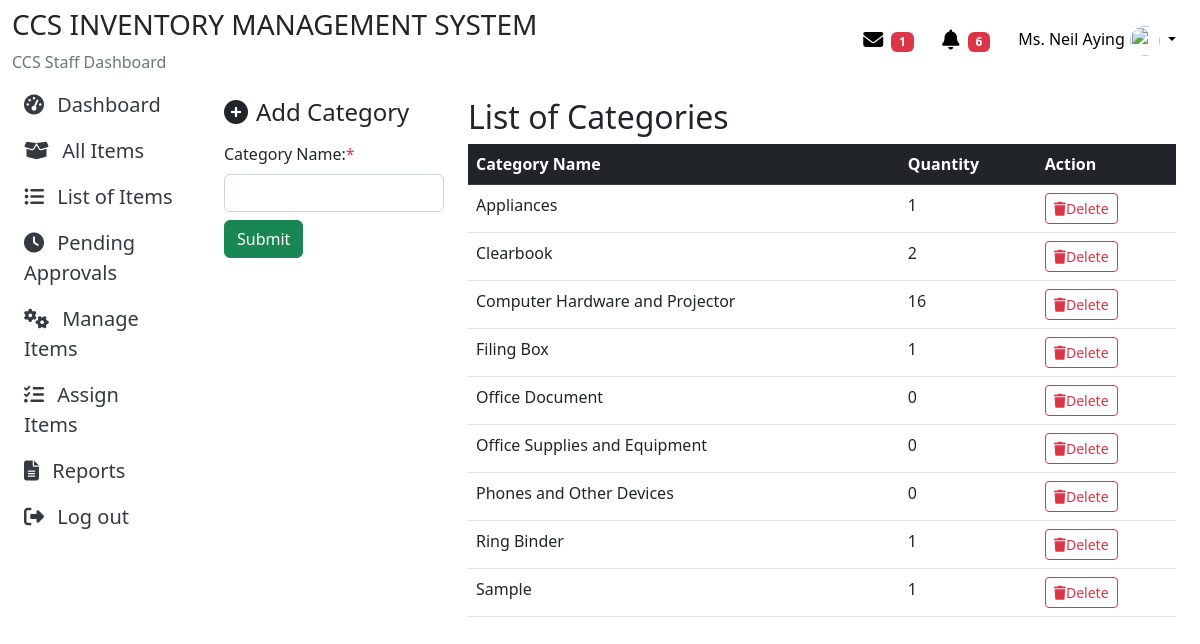
Screenshot of /DashboardCCSStaff/ccstaffManageCategory.php (signed in) with the database file from the repository.
### tables this page shows
CREATE TABLE `tblusers` (
  `id` int(11) NOT NULL,
  `addedbyid` int(11) NOT NULL,
  `usertype` varchar(50) NOT NULL,
  `fname` varchar(50) NOT NULL,
  `lname` varchar(50) NOT NULL,
  `password` varchar(50) NOT NULL,
  `online_status` enum('online','offline') DEFAULT 'offline',
  `status` varchar(20) NOT NULL,
  `email` varchar(50) NOT NULL,
  `gender` varchar(50) NOT NULL,
  `department` varchar(50) NOT NULL,
  `approveby` varchar(50) DEFAULT NULL,
  `datetimeregister` datetime DEFAULT NULL,
  `datetimeapprove` datetime DEFAULT NULL
);

CREATE TABLE `tblitemcategory` (
  `id` int(11) NOT NULL,
  `categoryname` varchar(50) NOT NULL
);

### DashboardCCSStaff/ccsmessage_count.php (called while the page is built, shortened)
<?php
include('ccsfunctions.php');
$staffId = $_SESSION['staff_id'];
$query = "SELECT COUNT(DISTINCT m.sender_id) AS unread_count
          FROM tblmessages m
          INNER JOIN tblmessage_recipients mr ON m.id = mr.message_id
          WHERE mr.recipient_id = ? AND mr.status = 'unread'";
$stmt = mysqli_prepare($con, $query);
if ($stmt) {
    mysqli_stmt_bind_param($stmt, "i", $staffId);
    if (mysqli_stmt_execute($stmt)) {
        $result = mysqli_stmt_get_result($stmt);
        if ($result && mysqli_num_rows($result) > 0) {
            $row = mysqli_fetch_assoc($result);
            $unreadMessages = $row['unread_count'];
        }
    } else {
        echo "Error executing query: " . mysqli_error($con);
    }
} else {
    echo "Error preparing statement: " . mysqli_error($con);
}
?>

### DashboardCCSStaff/categorycontainer.php (the view, shortened to what this page needs)
<?php
include 'ccsfunctions.php';
$queryCategories = "SELECT c.id, c.categoryname, COUNT(s.subcategoryname) AS subcategory_count
                    FROM tblitemcategory c
                    LEFT JOIN tblsubcategory s ON c.categoryname = s.categoryname
                    GROUP BY c.id, c.categoryname
                    ORDER BY c.categoryname";
$resultCategories = mysqli_query($con, $queryCategories);
?>
<div class="container mt-3">
    <div class="row">
        <div class="col-md-3">
            <h4 class="mb-3"><i class="fas fa-plus-circle me-2"></i>Add Category</h4>
            <form action="ccstaffManageCategory.php" method="post">
                <div class="mb-2">
                    <label for="categoryName" class="form-label">Category Name:<span class="text-danger">*</span></label>
                    <input type="text" class="form-control" id="categoryName" name="categoryName" required>
                </div>
                <button type="submit" class="btn btn-success"  name="addCategory">Submit</button>
            </form>
        </div>
        <div class="col-md-9">
            <h2>List of Categories</h2>
            <table id="example" class="table">
                <thead class="table-dark">
                    <tr>
                        <th scope="col">Category Name</th>
                        <th scope="col">Quantity</th>
                        <th scope="col">Action</th>
                    </tr>
                </thead>
                <tbody>
                    <?php
                    while ($row = mysqli_fetch_assoc($resultCategories)) {
                        echo "<tr>";
                        echo "<td>{$row['categoryname']}</td>";
                        echo "<td >{$row['subcategory_count']}</td>";
                        echo "<td> <a href=\"#\" onclick=\"confirmDeleteCategory('{$row['categoryname']}')\" class=\"btn btn-outline-danger btn-sm\"><i class='fa-solid fa-trash fs-7'></i>Delete</a></td>";
                        echo "</tr>";
                    }
                    ?>
                </tbody>
            </table>
        </div>
    </div>
</div>
<link href="https://cdn.jsdelivr.net/npm/bootstrap@5.2.3/dist/css/bootstrap.min.css" rel="stylesheet">

### DashboardCCSStaff/ccsheader.php (shortened to what this page needs)
<?php
include ('ccsfunctions.php');
include('ccsmessage_count.php');
$staffId = $_SESSION['staff_id'];
$query = "SELECT * FROM tblusers WHERE id = ?";
$stmt = mysqli_prepare($con, $query);
if ($stmt) {
    mysqli_stmt_bind_param($stmt, "s", $staffId);
    if (mysqli_stmt_execute($stmt)) {
        $result = mysqli_stmt_get_result($stmt);
        if ($result && mysqli_num_rows($result) > 0) {
            $row = mysqli_fetch_assoc($result);
            $userType = $row["usertype"];
        } else {
        }
    } else {
        die('Statement execution failed: ' . mysqli_stmt_error($stmt));
    }
} else {
    die('Statement preparation failed: ' . mysqli_error($con));
}
$queryCount = "SELECT COUNT(DISTINCT datetime) AS notification_count
               FROM (
                   SELECT br.datetimereqborrow AS datetime
                   FROM tblborrowingreports br
                   WHERE br.datetimereqborrow IS NOT NULL
                   UNION ALL
                   SELECT br.datetimereqreservation AS datetime
                   FROM tblborrowingreports br
                   WHERE br.datetimereqreservation IS NOT NULL
                   UNION ALL
                   SELECT br.datetimereqreturn AS datetime
                   FROM tblborrowingreports br
                   WHERE br.datetimereqreturn IS NOT NULL
               ) AS subquery";
$stmtCount = mysqli_prepare($con, $queryCount);
if ($stmtCount) {
    if (mysqli_stmt_execute($stmtCount)) {
        $resultCount = mysqli_stmt_get_result($stmtCount);
        if ($resultCount && mysqli_num_rows($resultCount) > 0) {
            $rowCount = mysqli_fetch_assoc($resultCount);
            $notificationCount = $rowCount['notification_count'];
        } else {
            $notificationCount = 0;
        }
    } else {
        $notificationCount = 0;
    }
} else {
    $notificationCount = 0;
}
?>
<div class="container-fluid">
    <div class="header--wrapper py-2">
        <div class="header sad">
            <div class="logo-and-text">
                <h3 class="text-dark">CCS INVENTORY MANAGEMENT SYSTEM</h3>
            </div>
            <span class="text-muted"><?php echo $userType ?> Dashboard</span>
        </div>
        <div class="user--info">
            <div class="dropdown">
                <a href="ccsstaffMessaging.php" class="btn btn-secondary custom-dropdown-btn" type="button"
                    id="messageDropdown" data-bs-toggle="messagedropdown" aria-expanded="false">
                    <i class="fas fa-envelope fs-5 me-1"></i>
                    <sup class="badge bg-danger"><?php echo $unreadMessages; ?></sup>
                </a>
                <button href="ccsstaffNotifications.php" class="btn btn-secondary custom-dropdown-btn" type="button"
                    id="notificationDropdown" data-bs-toggle="dropdown" aria-expanded="false">
                    <i class="fas fa-bell fs-5 me-1"></i>
                    <sup class="badge bg-danger" id="notificationCounter"><?php echo $notificationCount; ?></sup>
                </button>
                    <?php
                    $query = "SELECT br.borrowerid, u.fname, u.lname, GROUP_CONCAT(ib.subcategoryname SEPARATOR '|') AS subcategories, br.datetimereqborrow AS datetime, 'request to borrow' AS action
                    FROM tblborrowingreports br
                    JOIN tblusers u ON br.borrowerid = u.id
                    JOIN tblitembrand ib ON FIND_IN_SET(ib.id, br.itemid)
                    WHERE br.datetimereqborrow IS NOT NULL
                    GROUP BY br.borrowerid, br.datetimereqborrow
                    UNION
                    SELECT br.borrowerid, u.fname, u.lname, GROUP_CONCAT(ib.subcategoryname SEPARATOR '|') AS subcategories, br.datetimereqreservation AS datetime, 'request to reserve' AS action
                    FROM tblborrowingreports br
                    JOIN tblusers u ON br.borrowerid = u.id
                    JOIN tblitembrand ib ON FIND_IN_SET(ib.id, br.itemid)
                    WHERE br.datetimereqreservation IS NOT NULL
                    GROUP BY br.borrowerid, br.datetimereqreservation
                    UNION
                    SELECT br.borrowerid, u.fname, u.lname, GROUP_CONCAT(ib.subcategoryname SEPARATOR '|') AS subcategories, br.datetimereqreturn AS datetime, 'request to returned' AS action
                    FROM tblborrowingreports br
                    JOIN tblusers u ON br.borrowerid = u.id
                    JOIN tblitembrand ib ON FIND_IN_SET(ib.id, br.itemid)
                    WHERE br.datetimereqreturn IS NOT NULL
                    GROUP BY br.borrowerid, br.datetimereqreturn
                    ORDER BY datetime DESC";
                    $result = mysqli_query($con, $query);
                    if ($result && mysqli_num_rows($result) > 0) {
                        while ($row = mysqli_fetch_assoc($result)) {
                            $formattedDatetime = date('h:i:s A', strtotime($row['datetime']));
                            $notificationDate = date('Y-m-d', strtotime($row['datetime']));
                            $currentDate = date('Y-m-d');
                            $dateDiff = strtotime($currentDate) - strtotime($notificationDate);
                            if ($dateDiff == 0) {
                                $timeframe = "Today";
                            } elseif ($dateDiff == 86400) {
                                $timeframe = "Yesterday";
                            } elseif ($dateDiff < 259200) {
                                $days = round($dateDiff / 86400);
                                $timeframe = "$days days ago";
                            } elseif ($dateDiff < 604800) {
                                $timeframe = "Last Week";
                            } elseif ($dateDiff < 2592000) {
                                $timeframe = "Last Month";
                            } else {
                                $timeframe = "More than a month ago";
                            }
                            $href = '#';
                            if ($row['action'] === 'request to borrow') {
                                $borrowerId = $row['borrowerid'];
                                $href = 'ccsstaffViewBorrower_all_items.php?borrowerId=' . $borrowerId;
                            } elseif ($row['action'] === 'request to reserve') {
                                $borrowerId = $row['borrowerid'];
                                $href = 'ccsstaffViewBorrower_allreserve_items.php?borrowerId=' . $borrowerId;
                            } elseif ($row['action'] === 'request to returned') {
                                $borrowerId = $row['borrowerid'];
                                $href = 'ccsstaffViewUnreturnItems.php?borrower_id=' . $borrowerId;
                            } elseif ($row['action'] === 'Returned') {
                                $href = 'return.php';
                            }
                            $subcategories = explode('|', $row['subcategories']);
                            $subcategory_counts = array_count_values($subcategories);
                            echo '<li class="notification-item">';
                            echo '<a href="' . $href . '" class="notification-link" style="text-decoration: none !important;">';
                            echo '<div class="notification-content">';
                            echo '<p class="notification-text">';
                            if (!empty($borrowerId)) {
                                $profileImagePath = "/inventory/images/imageofusers/" . $borrowerId . ".png";
                                if (file_exists($_SERVER['DOCUMENT_ROOT'] . $profileImagePath)) {
                                    echo '<img src="' . $profileImagePath . '?' . time() . '" width="160">';
                                } else {
                                    echo '<img src="/inventory/images/imageofusers/profile-user.png?' . time() . '" width="160">';
                                }
                            } else {
                                echo '<img src="/inventory/images/imageofusers/profile-user.png?' . time() . '" width="160">';
                            }
                            echo '<strong> ' . $row['fname'] . ' ' . $row['lname'] . '</strong> ';
                            echo $row['action'] . ' item ';
                            foreach ($subcategory_counts as $subcategory => $count) {
                                echo $subcategory . ($count > 1 ? "($count)" : "") . ', ';
                            }
                            echo '<br>' . $timeframe . ' ' . $formattedDatetime;
                            echo '</p>';
                            echo '</div>';
                            echo '</a>';
                            echo '</li>';
                        }
                    } else {
                        echo '<li><a class="dropdown-item" href="#">No notifications</a></li>';
                    }
                    ?>
                <button class="btn btn-secondary dropdown-toggle custom-dropdown-btn" type="button" id="userDropdown"
                    data-bs-toggle="dropdown" aria-expanded="false">
                    <?php
                    if (isset($row)) {
                        echo $row['fname'] . ' ' . $row['lname'];
                        if (!empty($row['id'])) {
                            $profileImagePath = "/inventory/images/imageofusers/" . $row['id'] . ".png";
                            if (file_exists($_SERVER['DOCUMENT_ROOT'] . $profileImagePath)) {
                                echo '<img src="' . $profileImagePath . '?' . time() . '" width="30px" height="30px">';
                            } else {
                                echo '<img src="/inventory/images/imageofusers/profile-user.png?' . time() . '" width="30px" height="30px">';
                            }
                        } else {
                            echo '<img src="/inventory/images/imageofusers/profile-user.png?' . time() . '" width="30px" height="30px">';
                        }
                    } else {
                        $query = "SELECT fname, lname, id, gender FROM tblusers WHERE id = ?";
                        $stmt = mysqli_prepare($con, $query);
                        if ($stmt) {
                            mysqli_stmt_bind_param($stmt, "s", $_SESSION['staff_id']);
                            if (mysqli_stmt_execute($stmt)) {
                                $result = mysqli_stmt_get_result($stmt);
                                if ($result && mysqli_num_rows($result) > 0) {
                                    $user_row = mysqli_fetch_assoc($result);
                                    if ($user_row['gender'] == 'Male') {
                                        $staffSalutation = 'Mr.';
                                    } else {
                                        $staffSalutation = 'Ms.';
                                    }
                                    echo $staffSalutation . ' ' . $user_row['fname'] . ' ' . $user_row['lname'];
                                    $profileImagePath = "/inventory/images/imageofusers/" . $user_row['id'] . ".png";
                                    if (!empty($user_row['id'])) {
                                        echo '<img src="' . $profileImagePath . '?' . time() . '" alt="" class="userpicture" width="50">';
                                    } else {
                                        echo '<img src="/inventory/images/imageofusers/profile-user.png?' . time() . '" alt="userpicture" class="userpicture" width="50">';
                                    }
                                }
                            }
                        }
                    }
                    ?>
                </button>
            </div>
        </div>
    </div>
</div>

### DashboardCCSStaff/staffstyles.css (style rules this page uses)
.header--wrapper { display: flex; justify-content: space-between; align-items: center; flex-wrap: wrap; }
.user--info { display: flex; align-items: center; background-color: transparent !important; }
.custom-dropdown-btn { background-color: transparent !important; border: none !important; color: #000 !important; }
.dropdown img { width: 20px; height: 20px; cursor: pointer; border-radius: 50%; margin-left: 5px; }

### DashboardCCSStaff/ccsheader.php (style rules this page uses)
.header--wrapper { display: flex; justify-content: space-between; align-items: center; flex-wrap: wrap; }
.user--info { display: flex; align-items: center; background-color: transparent !important; }
.custom-dropdown-btn { background-color: transparent !important; border: none !important; color: #000 !important; }
.dropdown img { width: 30px; height: 30px; cursor: pointer; border-radius: 50%; margin-left: 5px; }

### rows the page displays
tblusers: usertype "CCS Staff", gender "Ms.", fname "Neil", lname "Aying"
tblitemcategory: categoryname "Appliances", subcategory_count "1"
tblitemcategory: categoryname "Clearbook", subcategory_count "2"
tblitemcategory: categoryname "Computer Hardware and Projector", subcategory_count "16"
tblitemcategory: categoryname "Filing Box", subcategory_count "1"
tblitemcategory: categoryname "Office Document", subcategory_count "0"
tblitemcategory: categoryname "Office Supplies and Equipment", subcategory_count "0"
tblitemcategory: categoryname "Phones and Other Devices", subcategory_count "0"
tblitemcategory: categoryname "Ring Binder", subcategory_count "1"
tblitemcategory: categoryname "Sample", subcategory_count "1"

### other values shown
$unreadMessages "1"
$notificationCount "6"
